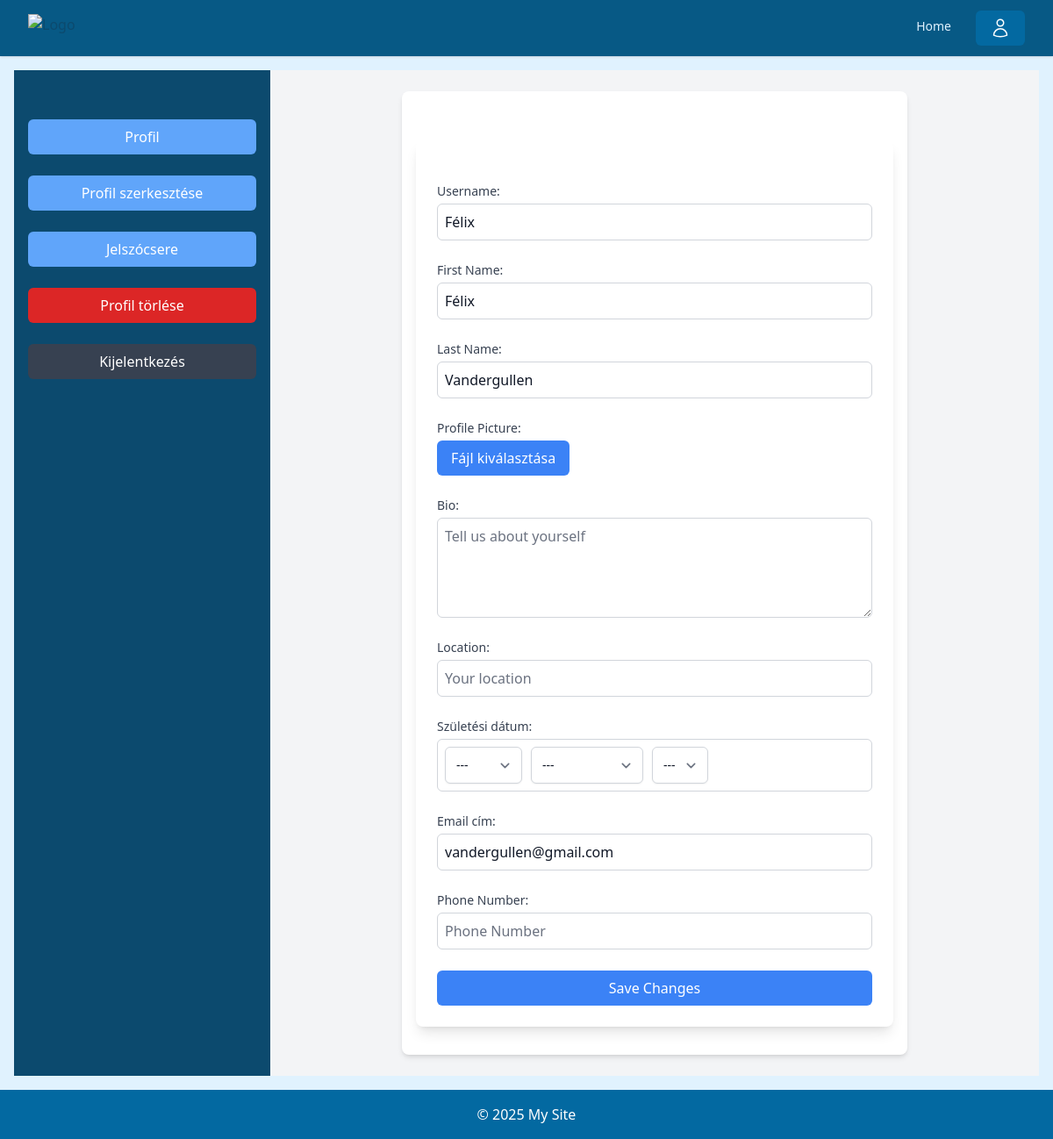
The page /profile/edit/ (signed in) on the database as committed earlier.
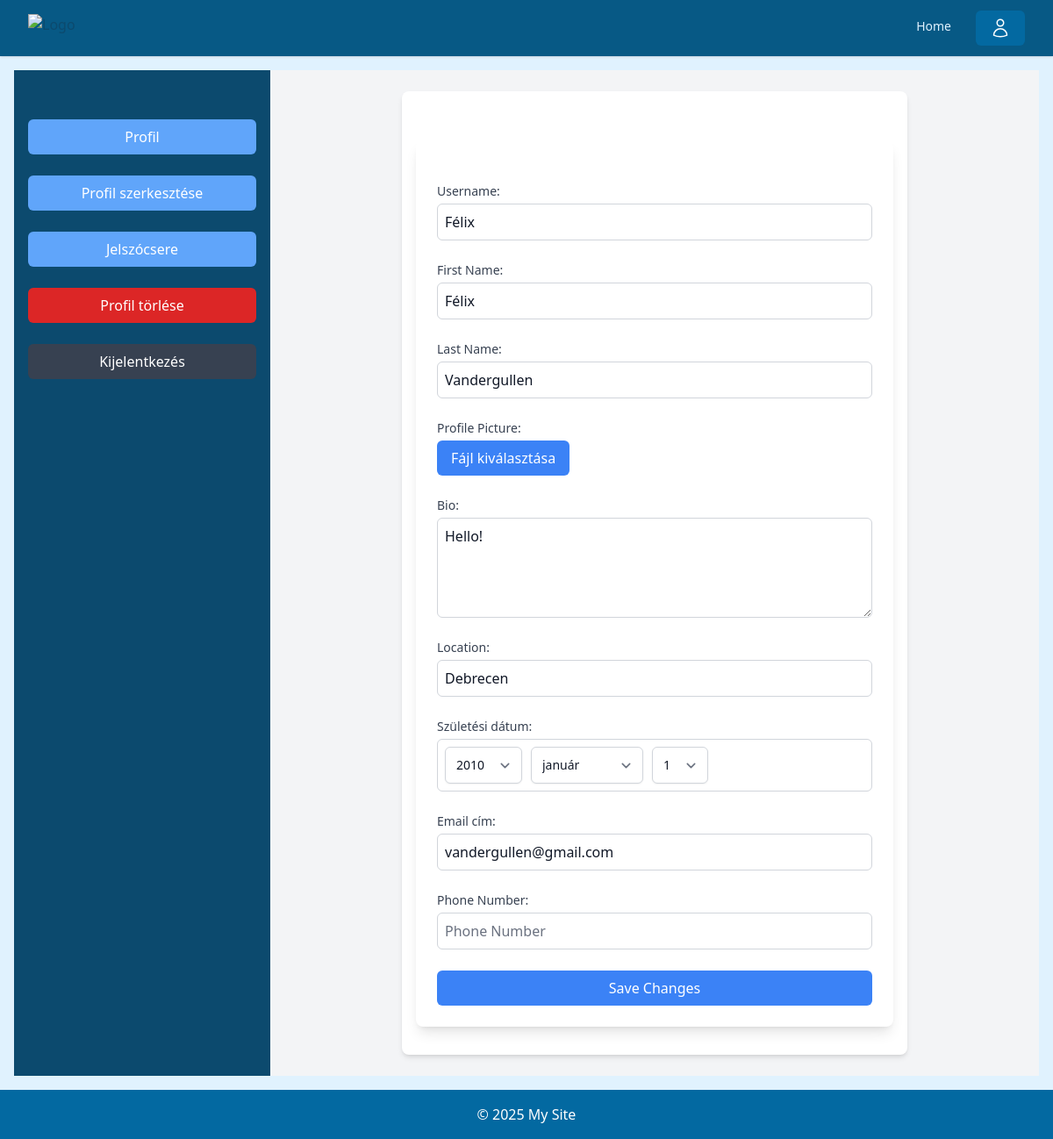
The same page on the database as committed later.
### accounts/models.py (models this page shows, shortened)
class Profile(models.Model):
    user = models.OneToOneField(User, on_delete=models.CASCADE)
    bio = models.TextField(max_length=500, blank=True)
    location = models.CharField(max_length=30, blank=True)
    birth_date = models.DateField(null=True, blank=True)
    profile_picture = models.ImageField(upload_to='profile_pics/', default='profile_pics/default.jpg', blank=True, null=True)
    phone_number = models.CharField(max_length=15, blank=True)
    email_token = models.CharField(max_length=64, blank=True)
    email_verified = models.BooleanField(default=False)

### accounts/views.py (the view)
# urls.py: path('profile/edit/', views.edit_profile, name='edit_profile'),
@login_required
def edit_profile(request):
    profile = get_object_or_404(Profile, user=request.user)
    if request.method == 'POST':
        form = ProfileForm(request.POST, request.FILES, instance=profile, user=request.user)
        if form.is_valid():
            form.save()
            return redirect('profile')
        else:
            messages.error(request, "Hiba történt a mentés során. Ellenőrizd az űrlapot.")
    else:
        form = ProfileForm(instance=profile, user=request.user)
    return render(request, 'profile/edit_profile.html', {
        'form': form, 'profile': profile
    })

### accounts/forms.py (shortened to what this page needs)
class ProfileForm(forms.ModelForm):
    first_name = forms.CharField(label="Keresztnév", required=False)
    last_name = forms.CharField(label="Vezetéknév", required=False)
    email = forms.EmailField(label="Email cím", required=True)
    birth_date = forms.DateField(
        label="Születési dátum",
        required=False,
        initial=datetime.date(2000, 1, 1),  # <- ez állítja be az alapértelmezett dátumot
        widget=SelectDateWidget(
            years=range(1900, datetime.datetime.now().year + 1)
        )
    )
    class Meta:
        model = Profile
        fields = ['profile_picture', 'bio', 'location', 'phone_number', 'birth_date']
    def __init__(self, *args, **kwargs):
        user = kwargs.pop('user', None)
        super().__init__(*args, **kwargs)
        if user:
            self.fields['first_name'].initial = user.first_name
            self.fields['last_name'].initial = user.last_name
            self.fields['email'].initial = user.email

### accounts/templates/profile/edit_profile.html (shortened to what this page needs)
{% extends 'profile_base.html' %}
{% load form_tags %}
{% block profile_content %}
<div class="max-w-xl mx-auto px-4 py-8 bg-white shadow-md rounded-lg">
    <form method="post" enctype="multipart/form-data" class="mt-6 space-y-6 bg-white p-6 rounded-lg shadow-lg" id="profile-form">
        <div class="mb-4">
            <label for="username" class="block text-sm font-medium text-gray-700">Username:</label>
            <input type="text" name="username" id="username" value="{{ user.username }}" class="mt-1 block w-full p-2 border border-gray-300 rounded-md" placeholder="Username">
        </div>
        <div class="mb-4">
            <label for="first_name" class="block text-sm font-medium text-gray-700">First Name:</label>
            <input type="text" name="first_name" id="first_name" value="{{ profile.user.first_name }}" class="mt-1 block w-full p-2 border border-gray-300 rounded-md" placeholder="First Name">
        </div>
        <div class="mb-4">
            <label for="last_name" class="block text-sm font-medium text-gray-700">Last Name:</label>
            <input type="text" name="last_name" id="last_name" value="{{ profile.user.last_name }}" class="mt-1 block w-full p-2 border border-gray-300 rounded-md" placeholder="Last Name">
        </div>
        <div class="mb-4">
            <label for="profile_picture" class="block text-sm font-medium text-gray-700">Profile Picture:</label>
            <label for="profile_picture" class="inline-block mt-1 cursor-pointer bg-blue-500 text-white px-4 py-2 rounded-md hover:bg-blue-600 transition duration-200">
                Fájl kiválasztása
            </label>
        </div>
        <div class="mb-4">
            <label for="bio" class="block text-sm font-medium text-gray-700">Bio:</label>
            <textarea name="bio" id="bio" rows="4" class="mt-1 block w-full p-2 border border-gray-300 rounded-md" placeholder="Tell us about yourself">{{ profile.bio }}</textarea>
        </div>
        <div class="mb-4">
            <label for="location" class="block text-sm font-medium text-gray-700">Location:</label>
            <input type="text" name="location" id="location" value="{{ profile.location }}" class="mt-1 block w-full p-2 border border-gray-300 rounded-md" placeholder="Your location">
        </div>
        <div class="mb-4">
            <label for="birth_date" class="block text-sm font-medium text-gray-700">Születési dátum:</label>
            <div class ="mt-1 block w-full p-2 border border-gray-300 rounded-md">
                {{ form.birth_date }}
            </div>
        </div>
        <div class="mb-4">
            <label for="email" class="block text-sm font-medium text-gray-700">Email cím:</label>
            <input type="email" name="email" id="email" value="{{ user.email }}" class="mt-1 block w-full p-2 border border-gray-300 rounded-md">
        </div>
        <div class="mb-4">
            <label for="phone_number" class="block text-sm font-medium text-gray-700">Phone Number:</label>
            <input type="text" name="phone_number" id="phone_number" value="{{ profile.phone_number }}" class="mt-1 block w-full p-2 border border-gray-300 rounded-md" placeholder="Phone Number">
        </div>
        <button type="submit" class="w-full py-2 mt-4 bg-blue-500 text-white rounded-md hover:bg-blue-600 focus:outline-none focus:ring-2 focus:ring-blue-400" id="save-btn">Save Changes</button>
    </form>
</div>
{% endblock %}

Rows that differ between the two databases and show on the page:
changed Profile "Félix": bio (not shown) → "Hello!"; location (not shown) → "Debrecen"
Other text that changed with them:
form field birth_date: "---" → "2010"
form field birth_date: "---" → "január"
form field birth_date: "---" → "1"
